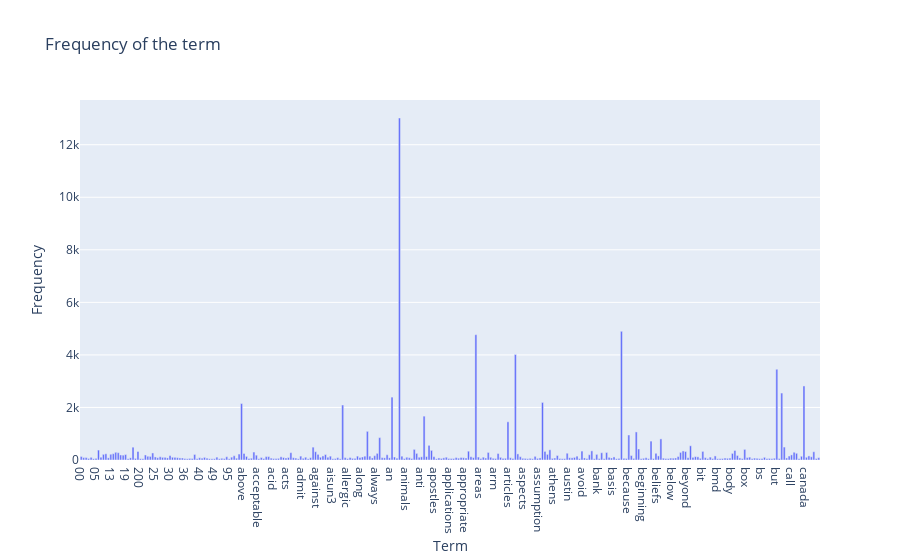

Notebook code cell kept with this figure:
### Code cell
# sorting by default order and setting threshold by last number percentage
list_indices_order = np.argsort(term_frequencies)[::-1]
threshold_percentage = 95 # last number percentage of term
threshold_frequency = term_frequencies[list_indices_order[len(list_indices_order)*(100-threshold_percentage)//100]]

term_filter = []
frequecy_filter = []

for idx,term in enumerate(count_vect.get_feature_names()):
    if term_frequencies[idx]>=threshold_frequency and len(term_filter)<300: term_filter.append(term)
        
for frequecy in term_frequencies:
    if frequecy>=threshold_frequency and len(frequecy_filter)<300: frequecy_filter.append(frequecy) 

go_figure = go.Figure(
    data=[go.Bar(
        x=term_filter,
        y=frequecy_filter)],
    layout={
        "title": "Frequency of the term",
        "xaxis": {"title": "Term"},
        "yaxis": {"title": "Frequency"}})

go_figure.show()

### Figure 1 — Plotly figure (JSON) as saved in the notebook; plotly's stock layout.template omitted (floating-point values rounded to 4 significant figures; data arrays with more than 128 entries replaced by an {"elided": "..."} marker saying what was removed)
{"data": [{"type": "bar", "x": {"elided": "300 str values"}, "y": {"elided": "300 int values"}}], "layout": {"title": {"text": "Frequency of the term"}, "xaxis": {"title": {"text": "Term"}}, "yaxis": {"title": {"text": "Frequency"}}}}
